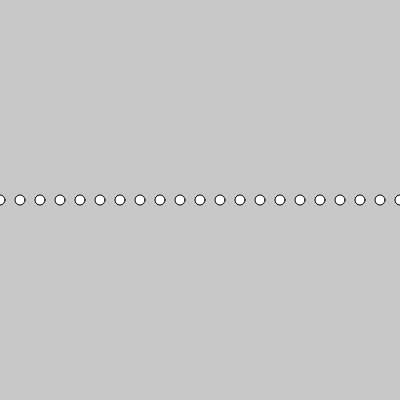
Frame 1 (no input)
Frame 60 (no input): identical to frame 1, image omitted
Frame 120 (the mouse pressed at the canvas centre since frame 60): identical to frame 1, image omitted

The p5.js sketch that drew this single still picture (run headless with seeded random() and noise() and a simulated clock; from frame 60 on, the mouse is pressed at the canvas centre):

// p5.js sketch
// ── sketch.js


function setup() {
  createCanvas(400, 400);
}

function draw() {
  background(200);
  var x1 = 0;
  var y1 = height/2;
  var y2 = 100;
  var gap = 20;

  while(x1 <= width) { // do not make infinity loop!
    ellipse(x1, y1, 10, 10);
    x1 = x1 + gap;
  }
}
